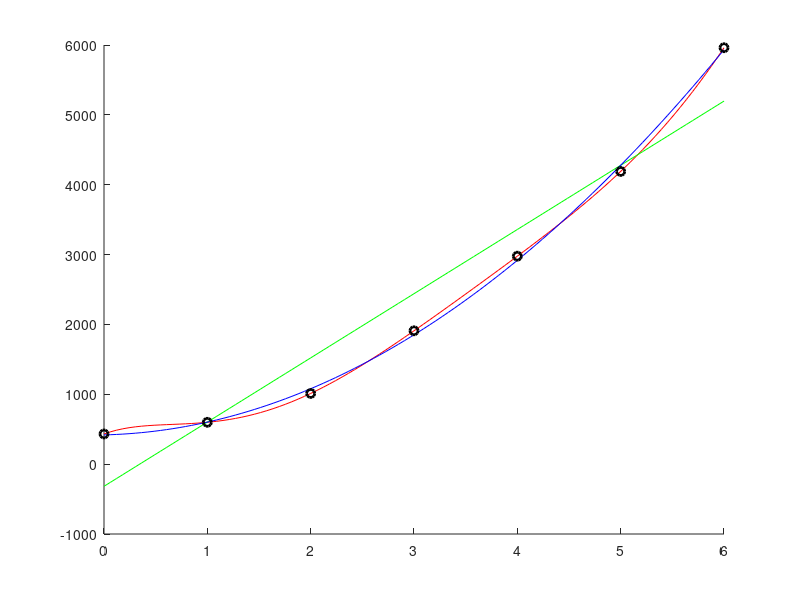

Here is the MATLAB script that generated this plot:
clc;
clear all;
x = [0 1 2 3 4 5 6];
y = [432 599 1012 1909 2977 4190 5961];

Pa = polyfit(x,y,6);
Pb = polyfit(x,y,1);
Pc = polyfit(x,y,2);
n=length(x);
EabsA = norm(y - polyval(Pa,x),2)^2
EabsB = norm(y - polyval(Pb,x),2)^2
EabsC = norm(y - polyval(Pc,x),2)^2



xx = linspace(0,6,100);
figure(1);
hold on;

plot(xx,polyval(Pa,xx),'r-');
plot(xx,polyval(Pb,xx),'g-');
plot(xx,polyval(Pc,xx),'b-');
plot(x,y,'ko','linewidth',2);
%EabsA = 2.0376e-21
%EabsB = 1.8394e+06
%EabsC = 2.0142e+04

%segun la grafica y el error cuadratico, el polinomio de grado 6 es el que mejor se ajusta a los datos
polyval(Pa,10)
polyval(Pb,10)
polyval(Pc,10)

%ans = -6862.0
%ans = 8873.5
%ans = 1.5496e+04
%Vemos que el polinomio de lagrange, apesar de ajustarse bien a los datos dentro del intevalo de puntos,
%fuera de este intervalo nos da un resultado muy diferente al que se espera, por lo que no es recomendable
%usarlo para extrapolar valores fuera del intervalo de datos.
%Sin embargo, las otras aproximaciones dan resultados mas coherentes.

ErelA_sem10 = abs(14900-polyval(Pa,10))/14900
ErelB_sem10 = abs(14900-polyval(Pb,10))/14900
ErelC_sem10 = abs(14900-polyval(Pc,10))/14900
%vemos que el que menor error relativo tiene es el polinomio de grado 2, por lo que es el que mejor se ajusta a los datos fuera del intervalo